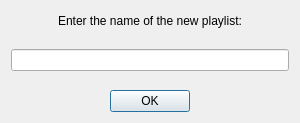
<?xml version="1.0" encoding="UTF-8"?>
<ui version="4.0">
 <class>AddPlaylistDialog</class>
 <widget class="QDialog" name="AddPlaylistDialog">
  <property name="windowModality">
   <enum>Qt::WindowModal</enum>
  </property>
  <property name="geometry">
   <rect>
    <x>0</x>
    <y>0</y>
    <width>300</width>
    <height>123</height>
   </rect>
  </property>
  <property name="sizePolicy">
   <sizepolicy hsizetype="Fixed" vsizetype="Fixed">
    <horstretch>0</horstretch>
    <verstretch>0</verstretch>
   </sizepolicy>
  </property>
  <property name="minimumSize">
   <size>
    <width>300</width>
    <height>123</height>
   </size>
  </property>
  <property name="maximumSize">
   <size>
    <width>300</width>
    <height>123</height>
   </size>
  </property>
  <property name="windowTitle">
   <string>AddPlaylistDialog</string>
  </property>
  <layout class="QGridLayout" name="gridLayout">
   <item row="0" column="0">
    <layout class="QVBoxLayout" name="verticalLayout_3">
     <item>
      <layout class="QHBoxLayout" name="horizontalLayout">
       <item>
        <spacer name="horizontalSpacer">
         <property name="orientation">
          <enum>Qt::Horizontal</enum>
         </property>
         <property name="sizeHint" stdset="0">
          <size>
           <width>40</width>
           <height>20</height>
          </size>
         </property>
        </spacer>
       </item>
       <item>
        <widget class="QLabel" name="label">
         <property name="text">
          <string>Enter the name of the new playlist:</string>
         </property>
        </widget>
       </item>
       <item>
        <spacer name="horizontalSpacer_2">
         <property name="orientation">
          <enum>Qt::Horizontal</enum>
         </property>
         <property name="sizeHint" stdset="0">
          <size>
           <width>40</width>
           <height>20</height>
          </size>
         </property>
        </spacer>
       </item>
      </layout>
     </item>
     <item>
      <layout class="QVBoxLayout" name="verticalLayout">
       <item>
        <spacer name="verticalSpacer">
         <property name="orientation">
          <enum>Qt::Vertical</enum>
         </property>
         <property name="sizeHint" stdset="0">
          <size>
           <width>20</width>
           <height>40</height>
          </size>
         </property>
        </spacer>
       </item>
       <item>
        <layout class="QHBoxLayout" name="horizontalLayout_2">
         <item>
          <widget class="QLineEdit" name="lineEdit"/>
         </item>
        </layout>
       </item>
       <item>
        <spacer name="verticalSpacer_2">
         <property name="orientation">
          <enum>Qt::Vertical</enum>
         </property>
         <property name="sizeHint" stdset="0">
          <size>
           <width>20</width>
           <height>40</height>
          </size>
         </property>
        </spacer>
       </item>
      </layout>
     </item>
     <item>
      <layout class="QVBoxLayout" name="verticalLayout_2">
       <item>
        <spacer name="verticalSpacer_3">
         <property name="orientation">
          <enum>Qt::Vertical</enum>
         </property>
         <property name="sizeHint" stdset="0">
          <size>
           <width>20</width>
           <height>40</height>
          </size>
         </property>
        </spacer>
       </item>
       <item>
        <layout class="QHBoxLayout" name="horizontalLayout_3">
         <item>
          <spacer name="horizontalSpacer_5">
           <property name="orientation">
            <enum>Qt::Horizontal</enum>
           </property>
           <property name="sizeHint" stdset="0">
            <size>
             <width>40</width>
             <height>20</height>
            </size>
           </property>
          </spacer>
         </item>
         <item>
          <widget class="QPushButton" name="pushButton">
           <property name="text">
            <string>OK</string>
           </property>
          </widget>
         </item>
         <item>
          <spacer name="horizontalSpacer_6">
           <property name="orientation">
            <enum>Qt::Horizontal</enum>
           </property>
           <property name="sizeHint" stdset="0">
            <size>
             <width>40</width>
             <height>20</height>
            </size>
           </property>
          </spacer>
         </item>
        </layout>
       </item>
      </layout>
     </item>
    </layout>
   </item>
  </layout>
 </widget>
 <layoutdefault spacing="6" margin="11"/>
 <resources/>
 <connections/>
</ui>
